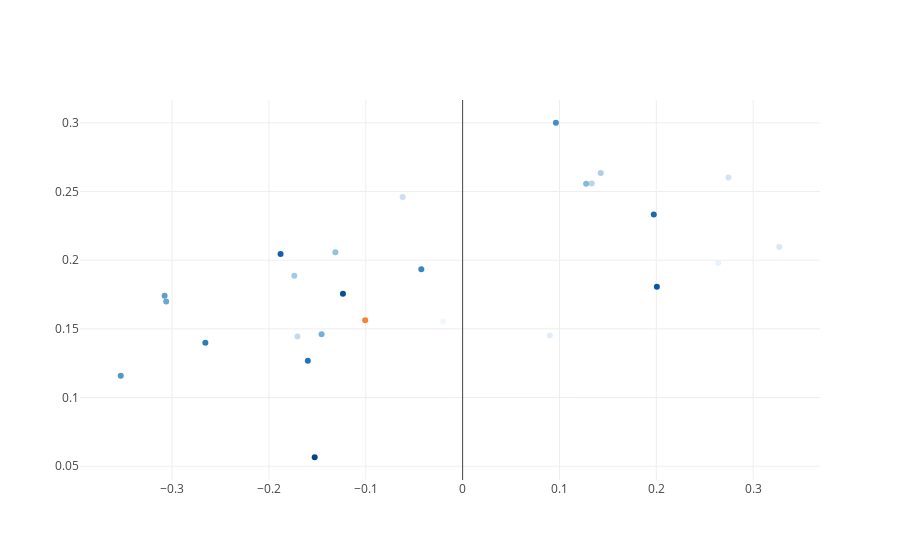

The cell this chart's notebook holds for it:
### Code cell
colors = np.array(["rgba({0},{1},{2},1)".format(*c) for c in sns.color_palette("Blues", len(lyrics))])
colors[-1] = "rgba(.99,.5,.2,1.)"
py.iplot([go.Scatter(x = lyrics['x'], y = lyrics['y'], mode='markers', marker=dict(color=colors), text=lyrics['Title'])])
